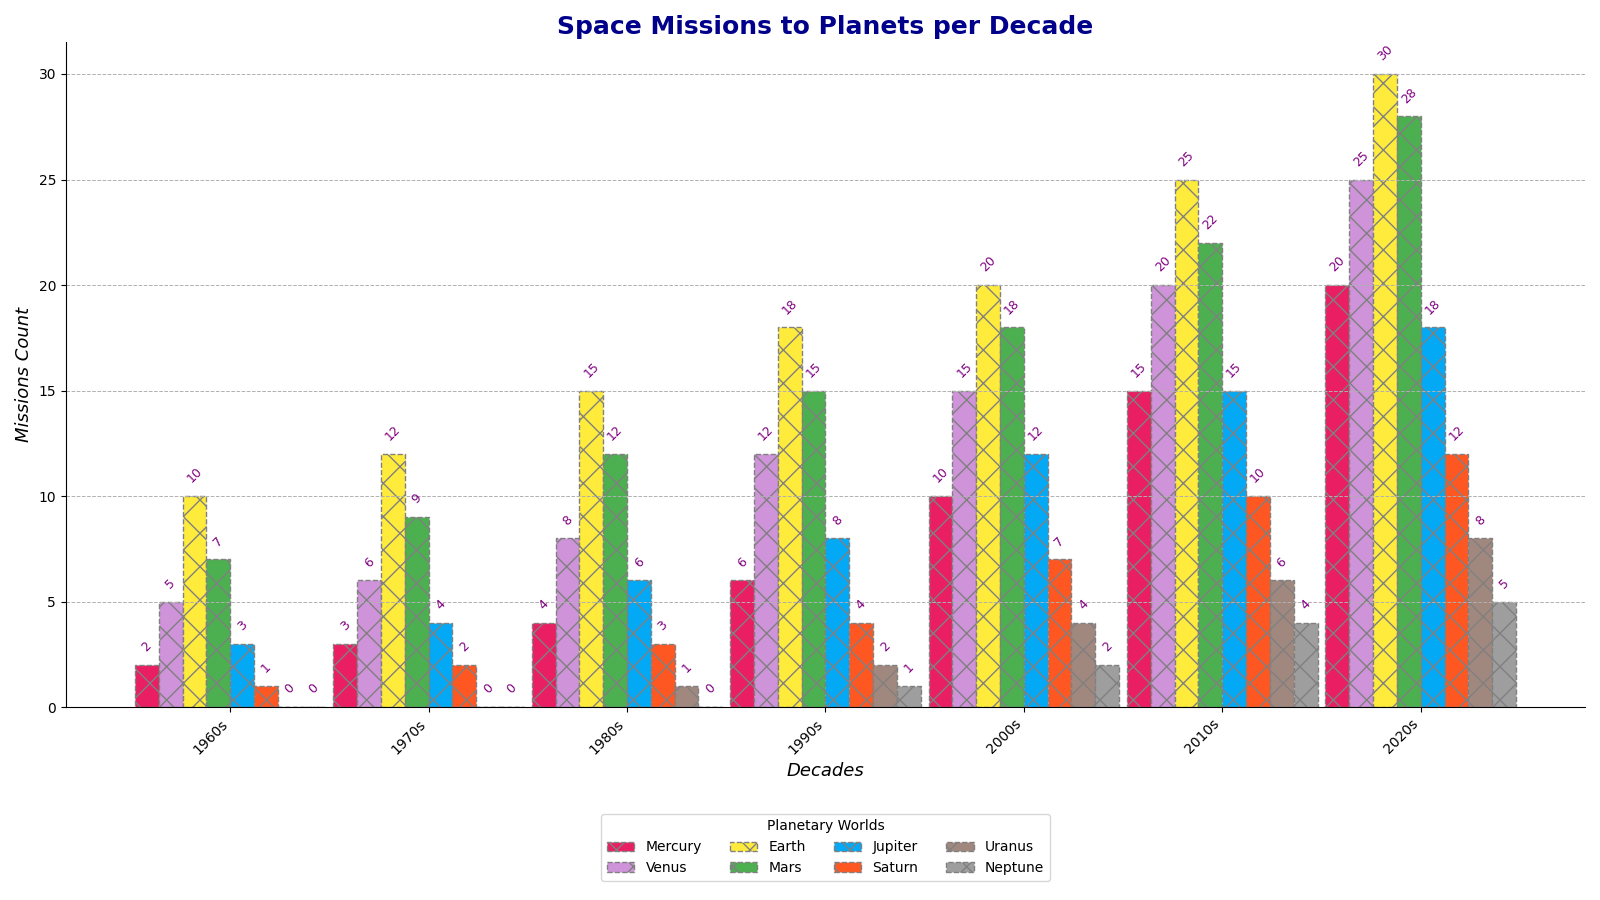

Here is the Python script that generated this plot:
import matplotlib.pyplot as plt
import numpy as np

decades = ['1960s', '1970s', '1980s', '1990s', '2000s', '2010s', '2020s']
planets = ['Mercury', 'Venus', 'Earth', 'Mars', 'Jupiter', 'Saturn', 'Uranus', 'Neptune']
missions = np.array([
    [2, 5, 10, 7, 3, 1, 0, 0],
    [3, 6, 12, 9, 4, 2, 0, 0],
    [4, 8, 15, 12, 6, 3, 1, 0],
    [6, 12, 18, 15, 8, 4, 2, 1],
    [10, 15, 20, 18, 12, 7, 4, 2],
    [15, 20, 25, 22, 15, 10, 6, 4],
    [20, 25, 30, 28, 18, 12, 8, 5]
])

fig, ax = plt.subplots(figsize=(16, 9))

# Changed colors
colors = ['#e91e63', '#ce93d8', '#ffeb3b', '#4caf50', '#03a9f4', '#ff5722', '#a1887f', '#9e9e9e']

# Changed bar width
bar_width = 0.12

indices = np.arange(len(decades))

for i, planet in enumerate(planets):
    # Changed line style and marker
    ax.bar(indices + i * bar_width, missions[:, i], bar_width, label=planet, 
           edgecolor='grey', linestyle='--', hatch='x', color=colors[i])

# Changed title and labels
ax.set_title('Space Missions to Planets per Decade', fontsize=18, fontweight='bold', color='darkblue')
ax.set_xlabel('Decades', fontsize=13, style='italic')
ax.set_ylabel('Missions Count', fontsize=13, style='italic')
ax.set_xticks(indices + 3.5 * bar_width)
ax.set_xticklabels(decades, rotation=45, ha='right')

# Changed legend location and added frame
ax.legend(title='Planetary Worlds', bbox_to_anchor=(0.5, -0.15), loc='upper center', ncol=4, frameon=True)

# Added grid and changed annotation style
ax.yaxis.grid(True, linestyle='--', linewidth=0.7)
ax.spines['top'].set_visible(False)
ax.spines['right'].set_visible(False)

for i in range(len(decades)):
    for j in range(len(planets)):
        ax.text(i + j * bar_width, missions[i, j] + 0.5, 
                f'{missions[i, j]}', ha='center', va='bottom', fontsize=9, color='purple', rotation=45)

plt.tight_layout()
plt.show()
